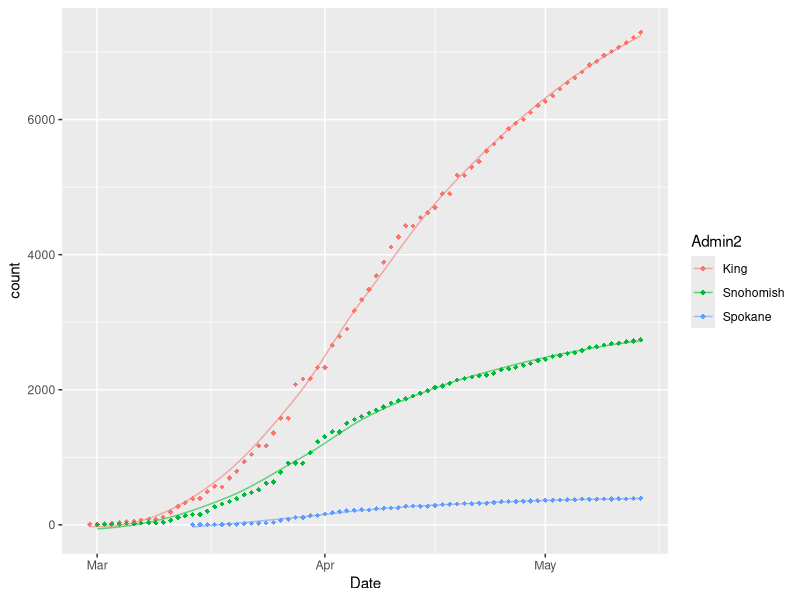
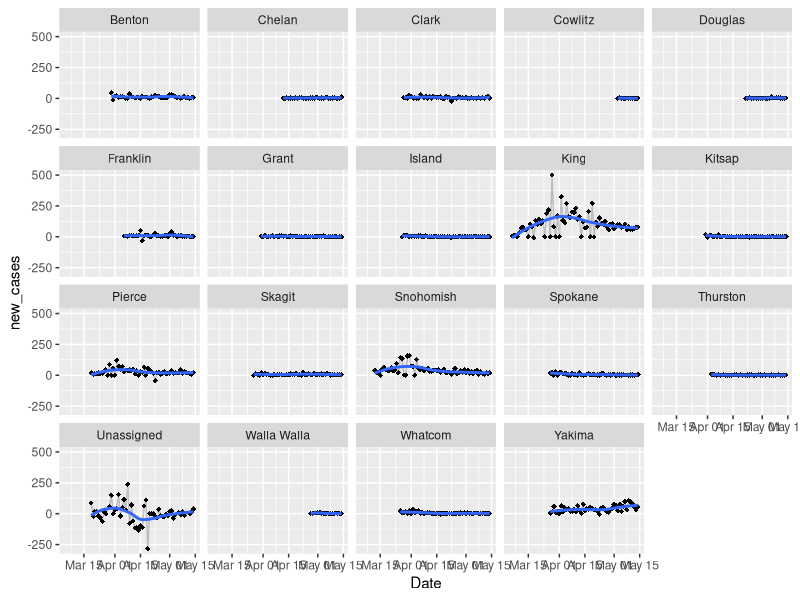

Recreate these plots in R, in order. (Note: this script raises an error after producing the figures.)
library(tidyverse)
library(lubridate)
# read US Cases into Rstudio ----------------------------------------------

covid_cases_us <- read.csv(here::here("data","covid_US_cases_raw.csv"),stringsAsFactors = F)

# tidy up the data for graphing
recent_date <- colnames(covid_cases_us)[length(covid_cases_us)]
head(covid_cases_us)

str(covid_cases_us)

UID_dates<- covid_cases_us %>% select(UID,X1.22.20:recent_date) %>% gather(key = Date, value= count,-UID)

UID_info<- covid_cases_us %>% select(-c(X1.22.20:recent_date))

covid_US_cases_tidy<- left_join(UID_info,UID_dates,by="UID")

covid_US_cases_tidy<-covid_US_cases_tidy %>% mutate(Date=gsub("X","",Date))
str(covid_US_cases_tidy)

cols<- names(covid_US_cases_tidy[c(1:8,11)])

#Use lapply() to coerce and replace the chosen columns:
covid_US_cases_tidy[cols] <- lapply(covid_US_cases_tidy[cols], factor)  ## as.factor() could also be used
covid_US_cases_tidy$Date<- mdy(covid_US_cases_tidy$Date)
str(covid_US_cases_tidy)
#write.csv(covid_US_cases_tidy,file='./data/covid_US_cases_tidy.csv')





# list of counties in Washington

covid_US_cases_tidy %>% filter(Province_State=="Washington") %>% group_by(Admin2) %>%
  summarise(m=max(count)) %>% arrange(desc(m))

# total cumulative cases in Washington state, King and Spkane county

covid_US_cases_tidy %>% filter(Province_State=="Washington",Admin2=="King"|Admin2=="Spokane"|Admin2=="Snohomish",count>01) %>% group_by(Admin2) %>%
  arrange(desc(Date)) %>% select(-c(iso2:FIPS,Country_Region)) %>% group_by(Date)%>%
  ggplot(aes(Date,count,color=Admin2))+geom_point(shape=18)+
  geom_line(stat='smooth',se=F,alpha=.6)


covid_US_cases_tidy %>%filter(Province_State=='Washington',count>50) %>%
  group_by(Admin2) %>%
  arrange(-desc(Date)) %>% select(-c(iso2:FIPS,Country_Region)) %>%
  mutate(count_lag=lag(count,1),new_cases=count-count_lag) %>% group_by(Date) %>%
  ggplot(aes(Date,new_cases))+
  geom_point(shape=18)+geom_line(alpha=.2)+geom_smooth(se=F)+
  facet_wrap(~Admin2)

# all us state and then some
drop_ship <- c("Diamond Princess","Grand Princess")
drop_state <- c("New Jersey","New York","Massachusetts","California",)
protest_states <- c("Minnesota","Texas","Colorado","Michigan","Illinois",
                    "Wisconsin","Ohio","Mississippi","North Carolina","Alabama","Arizona")

covid_US_cases_tidy %>%
  select(-c(iso2:FIPS,Admin2,Country_Region)) %>%
  group_by(Province_State,Date) %>%
  summarise(count=sum(count,na.rm=T)) %>%
  filter(Date>"2020-04-20",!Province_State %in% drop_ship) %>%
  #filter(!Province_State %in% drop_state) %>%
  filter(Province_State %in% protest_states) %>%
  mutate(new_cases= count-lag(count))%>%
  group_by(Date,Province_State) %>% arrange(desc(Date,new_cases)) %>%
  ggplot(aes(x=Date,new_cases))+ geom_point(size=.2)+
  geom_line()+
  facet_wrap(~Province_State,scales = 'free')+
  ggtitle("new cases in the States since 4/21\nBlue simple linear regression, pink with error bars, loess")+
  geom_smooth(method='lm',color='blue',se=F)+
geom_smooth(color='pink',size=.6)
